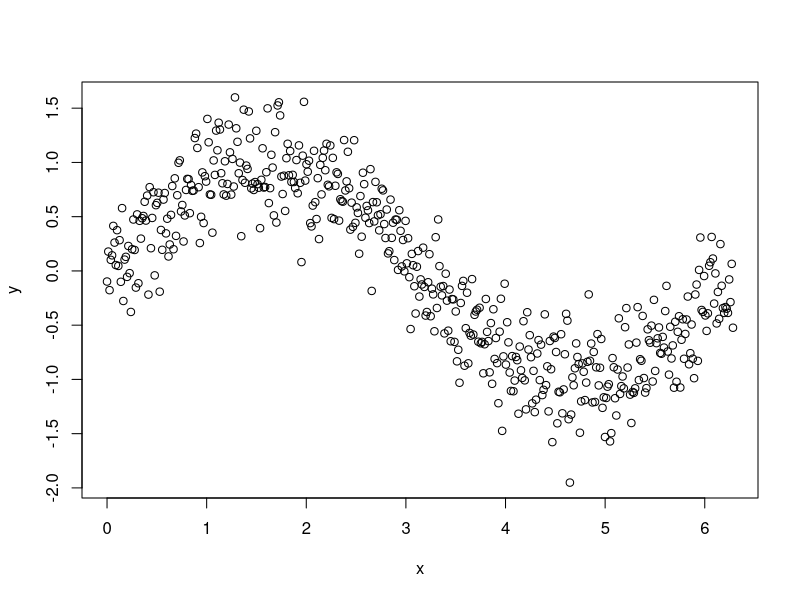
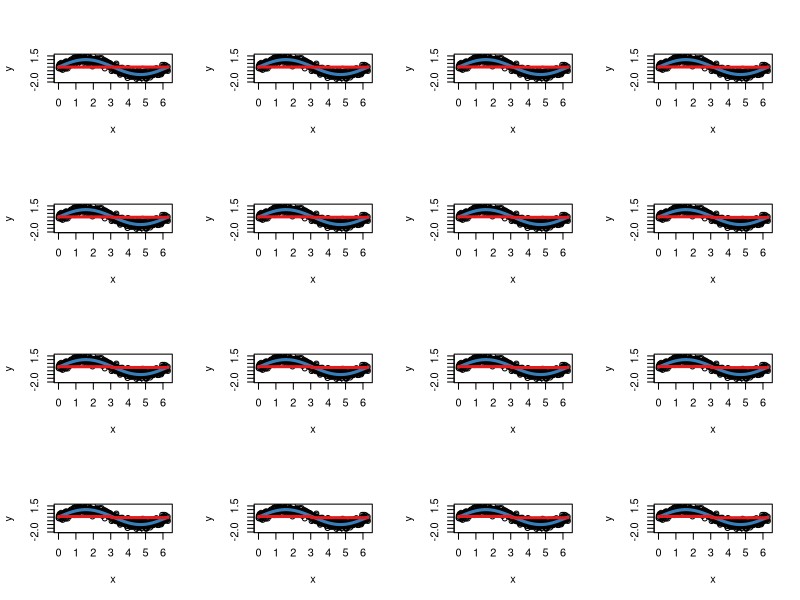

These figures' R source, in order:
# Nicer color palette
cols <- RColorBrewer::brewer.pal(9, "Set1")

# Function to implement gradient boosting with squared-error loss. Based on
# algorithm 17.2 on page 333 of Computer Age Statistical Inference, by Bradley
# Efron amd Trevor Hastie
rpartBoost <- function(X, y, data, num_trees = 100, learn_rate = 0.1, 
                       tree_depth = 6, verbose = FALSE) {
  require(rpart)
  G_b_hat <- matrix(0, nrow = length(y), ncol = num_trees + 1)
  r <- y
  for (tree in seq_len(num_trees)) {
    if (verbose) {
      message("iter ", tree, " of ", num_trees)
    }
    g_b_tilde <- rpart(r ~ X, control = list(cp = 0, maxdepth = tree_depth))
    g_b_hat <- learn_rate * predict(g_b_tilde)
    G_b_hat[, tree + 1] <- G_b_hat[, tree] + matrix(g_b_hat)
    r <- r - g_b_hat
  }
  colnames(G_b_hat) <- paste0("tree_", c(0, seq_len(num_trees)))
  G_b_hat
}

# Function to plot the predictions from a particular boosting iteration
plotIter <- function(object, iter, ...) {
  plot(x, y)
  lines(x, sin(x), lwd = 3, col = cols[2L])
  lines(x, object[, iter + 1], lwd = 3, col = cols[1L], ...)
  # legend("topright", legend = c("Boosted prediction", "True function"),
  #        lty = 1L, lwd = 3L, col = cols[1L:2L], inset = 0.01)
}

# Simulate some sine wave data
set.seed(101)
x <- seq(from = 0, to = 2 * pi, length = 500)
y <- sin(x) + rnorm(length(x), sd = 0.3)
plot(x, y)

# gradient boosted decision trees
bst <- rpartBoost(X = x, y = y, num_trees = 1000, learn_rate = 0.01, 
                  tree_depth = 1, verbose = TRUE)

# Plot first 15 iterations
par(mfrow = c(4, 4))
for (i in 0:15) {
  plotIter(bst, iter = i)
}

# # Make a gif (requires that ImageMagick beinstalled on machine)
# png(file = "gifs/boosted-stumps%02d.png", width = 500, height = 500)
# for (i in c(0:100)){
#   plotIter(bst, iter = i)
# }
# dev.off()
# system("convert -delay 30 gifs/*.png gifs/boosted_stumps.gif")
# file.remove(list.files(path = "gifs", pattern = ".png", full.names = TRUE))
